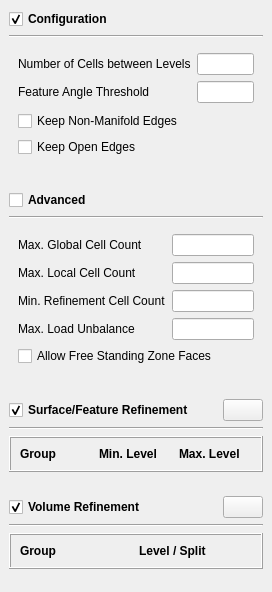
                     <widget class="QWidget" name="scrollAreaWidgetContents">
                      <property name="geometry">
                       <rect>
                        <x>0</x>
                        <y>0</y>
                        <width>272</width>
                        <height>592</height>
                       </rect>
                      </property>
                      <layout class="QVBoxLayout" name="verticalLayout_8">
                       <property name="leftMargin">
                        <number>0</number>
                       </property>
                       <property name="topMargin">
                        <number>0</number>
                       </property>
                       <property name="rightMargin">
                        <number>0</number>
                       </property>
                       <property name="bottomMargin">
                        <number>0</number>
                       </property>
                       <item>
                        <widget class="QWidget" name="widget_11" native="true">
                         <layout class="QVBoxLayout" name="verticalLayout_9">
                          <property name="bottomMargin">
                           <number>9</number>
                          </property>
                          <item>
                           <widget class="FolderHeader" name="castellationConfigurationHeader">
                            <property name="sizePolicy">
                             <sizepolicy hsizetype="Expanding" vsizetype="Fixed">
                              <horstretch>0</horstretch>
                              <verstretch>0</verstretch>
                             </sizepolicy>
                            </property>
                            <property name="font">
                             <font>
                              <bold>true</bold>
                             </font>
                            </property>
                            <property name="text">
                             <string>Configuration</string>
                            </property>
                            <property name="checked">
                             <bool>true</bool>
                            </property>
                           </widget>
                          </item>
                          <item>
                           <widget class="Line" name="line_4">
                            <property name="orientation">
                             <enum>Qt::Orientation::Horizontal</enum>
                            </property>
                           </widget>
                          </item>
                          <item>
                           <widget class="QWidget" name="castellationConfiguration" native="true">
                            <layout class="QVBoxLayout" name="verticalLayout_10">
                             <property name="spacing">
                              <number>0</number>
                             </property>
                             <property name="topMargin">
                              <number>0</number>
                             </property>
                             <property name="bottomMargin">
                              <number>0</number>
                             </property>
                             <item>
                              <widget class="QWidget" name="widget_12" native="true">
                               <layout class="QFormLayout" name="formLayout_3">
                                <property name="leftMargin">
                                 <number>0</number>
                                </property>
                                <property name="rightMargin">
                                 <number>0</number>
                                </property>
                                <property name="bottomMargin">
                                 <number>4</number>
                                </property>
                                <item row="0" column="0">
                                 <widget class="QLabel" name="label_15">
                                  <property name="text">
                                   <string>Number of Cells between Levels</string>
                                  </property>
                                 </widget>
                                </item>
                                <item row="0" column="1">
                                 <widget class="QLineEdit" name="nCellsBetweenLevels"/>
                                </item>
                                <item row="1" column="0">
                                 <widget class="QLabel" name="label_16">
                                  <property name="text">
                                   <string>Feature Angle Threshold</string>
                                  </property>
                                 </widget>
                                </item>
                                <item row="1" column="1">
                                 <widget class="QLineEdit" name="resolveFeatureAngle"/>
                                </item>
                               </layout>
                              </widget>
                             </item>
                             <item>
                              <widget class="QWidget" name="widget_13" native="true">
                               <layout class="QVBoxLayout" name="verticalLayout_11">
                                <property name="leftMargin">
                                 <number>0</number>
                                </property>
                                <property name="topMargin">
                                 <number>4</number>
                                </property>
                                <property name="rightMargin">
                                 <number>0</number>
                                </property>
                                <item>
                                 <widget class="QCheckBox" name="keepNonManifoldEdges">
                                  <property name="text">
                                   <string>Keep Non-Manifold Edges</string>
                                  </property>
                                 </widget>
                                </item>
                                <item>
                                 <widget class="QCheckBox" name="keepOpenEdges">
                                  <property name="text">
                                   <string>Keep Open Edges</string>
                                  </property>
                                 </widget>
                                </item>
                               </layout>
                              </widget>
                             </item>
                            </layout>
                           </widget>
                          </item>
                         </layout>
                        </widget>
                       </item>
                       <item>
                        <widget class="QWidget" name="widget_22" native="true">
                         <layout class="QVBoxLayout" name="verticalLayout_13">
                          <property name="bottomMargin">
                           <number>9</number>
                          </property>
                          <item>
                           <widget class="FolderHeader" name="castellationAdvancedHeader">
                            <property name="sizePolicy">
                             <sizepolicy hsizetype="Expanding" vsizetype="Fixed">
                              <horstretch>0</horstretch>
                              <verstretch>0</verstretch>
                             </sizepolicy>
                            </property>
                            <property name="font">
                             <font>
                              <bold>true</bold>
                             </font>
                            </property>
                            <property name="text">
                             <string>Advanced</string>
                            </property>
                            <property name="checked">
                             <bool>false</bool>
                            </property>
                           </widget>
                          </item>
                          <item>
                           <widget class="Line" name="line_13">
                            <property name="orientation">
                             <enum>Qt::Orientation::Horizontal</enum>
                            </property>
                           </widget>
                          </item>
                          <item>
                           <widget class="QWidget" name="castellationAdvanced" native="true">
                            <layout class="QVBoxLayout" name="verticalLayout_27">
                             <item>
                              <widget class="QWidget" name="widget_25" native="true">
                               <layout class="QFormLayout" name="formLayout_8">
                                <property name="leftMargin">
                                 <number>0</number>
                                </property>
                                <property name="topMargin">
                                 <number>0</number>
                                </property>
                                <property name="rightMargin">
                                 <number>0</number>
                                </property>
                                <property name="bottomMargin">
                                 <number>0</number>
                                </property>
                                <item row="0" column="0">
                                 <widget class="QLabel" name="label_41">
                                  <property name="text">
                                   <string>Max. Global Cell Count</string>
                                  </property>
                                 </widget>
                                </item>
                                <item row="0" column="1">
                                 <widget class="QLineEdit" name="maxGlobalCells"/>
                                </item>
                                <item row="1" column="0">
                                 <widget class="QLabel" name="label_42">
                                  <property name="text">
                                   <string>Max. Local Cell Count</string>
                                  </property>
                                 </widget>
                                </item>
                                <item row="1" column="1">
                                 <widget class="QLineEdit" name="maxLocalCells"/>
                                </item>
                                <item row="2" column="0">
                                 <widget class="QLabel" name="label_43">
                                  <property name="text">
                                   <string>Min. Refinement Cell Count</string>
                                  </property>
                                 </widget>
                                </item>
                                <item row="2" column="1">
                                 <widget class="QLineEdit" name="minRefinementCells"/>
                                </item>
                                <item row="3" column="0">
                                 <widget class="QLabel" name="label_44">
                                  <property name="text">
                                   <string>Max. Load Unbalance</string>
                                  </property>
                                 </widget>
                                </item>
                                <item row="3" column="1">
                                 <widget class="QLineEdit" name="maxLoadUnbalance"/>
                                </item>
                               </layout>
                              </widget>
                             </item>
                             <item>
                              <widget class="QCheckBox" name="allowFreeStandingZoneFaces">
                               <property name="text">
                                <string>Allow Free Standing Zone Faces</string>
                               </property>
                              </widget>
                             </item>
                            </layout>
                           </widget>
                          </item>
                         </layout>
                        </widget>
                       </item>
                       <item>
                        <widget class="QWidget" name="widget_26" native="true">
                         <layout class="QVBoxLayout" name="verticalLayout_28">
                          <item>
                           <widget class="QWidget" name="widget_27" native="true">
                            <layout class="QHBoxLayout" name="horizontalLayout_13">
                             <property name="leftMargin">
                              <number>0</number>
                             </property>
                             <property name="topMargin">
                              <number>0</number>
                             </property>
                             <property name="rightMargin">
                              <number>0</number>
                             </property>
                             <property name="bottomMargin">
                              <number>0</number>
                             </property>
                             <item>
                              <widget class="FolderHeader" name="surfaceRefinementHeader">
                               <property name="sizePolicy">
                                <sizepolicy hsizetype="Expanding" vsizetype="Fixed">
                                 <horstretch>0</horstretch>
                                 <verstretch>0</verstretch>
                                </sizepolicy>
                               </property>
                               <property name="font">
                                <font>
                                 <bold>true</bold>
                                </font>
                               </property>
                               <property name="text">
                                <string>Surface/Feature Refinement</string>
                               </property>
                               <property name="checked">
                                <bool>true</bool>
                               </property>
                              </widget>
                             </item>
                             <item>
                              <widget class="FlatPushButton" name="surfaceRefinementAdd">
                               <property name="text">
                                <string/>
                               </property>
                               <property name="icon">
                                <iconset resource="../../../resource.qrc">
                                 <normaloff>:/icons/add-circle-outline.svg</normaloff>:/icons/add-circle-outline.svg</iconset>
                               </property>
                              </widget>
                             </item>
                            </layout>
                           </widget>
                          </item>
                          <item>
                           <widget class="Line" name="line_5">
                            <property name="orientation">
                             <enum>Qt::Orientation::Horizontal</enum>
                            </property>
                           </widget>
                          </item>
                          <item>
                           <widget class="ListTable" name="surfaceRefinement">
                            <property name="styleSheet">
                             <string notr="true"/>
                            </property>
                            <property name="frameShape">
                             <enum>QFrame::Shape::Box</enum>
                            </property>
                            <property name="frameShadow">
                             <enum>QFrame::Shadow::Raised</enum>
                            </property>
                            <layout class="QGridLayout" name="gridLayout_2">
                             <item row="0" column="0">
                              <widget class="QLabel" name="label_46">
                               <property name="font">
                                <font>
                                 <bold>true</bold>
                                </font>
                               </property>
                               <property name="text">
                                <string>Group</string>
                               </property>
                              </widget>
                             </item>
                             <item row="0" column="1">
                              <widget class="QLabel" name="label_45">
                               <property name="font">
                                <font>
                                 <bold>true</bold>
                                </font>
                               </property>
                               <property name="text">
                                <string>Min. Level</string>
                               </property>
                              </widget>
                             </item>
                             <item row="0" column="2">
                              <widget class="QLabel" name="label_63">
                               <property name="font">
                                <font>
                                 <bold>true</bold>
                                </font>
                               </property>
                               <property name="text">
                                <string>Max. Level</string>
                               </property>
                              </widget>
                             </item>
                            </layout>
                           </widget>
                          </item>
                         </layout>
                        </widget>
                       </item>
                       <item>
                        <widget class="QWidget" name="widget_14" native="true">
                         <layout class="QVBoxLayout" name="verticalLayout_12">
                          <item>
                           <widget class="QWidget" name="widget_28" native="true">
                            <layout class="QHBoxLayout" name="horizontalLayout_15">
                             <property name="leftMargin">
                              <number>0</number>
                             </property>
                             <property name="topMargin">
                              <number>0</number>
                             </property>
                             <property name="rightMargin">
                              <number>0</number>
                             </property>
                             <property name="bottomMargin">
                              <number>0</number>
                             </property>
                             <item>
                              <widget class="FolderHeader" name="volumeRefinementHeader">
                               <property name="sizePolicy">
                                <sizepolicy hsizetype="Expanding" vsizetype="Fixed">
                                 <horstretch>0</horstretch>
                                 <verstretch>0</verstretch>
                                </sizepolicy>
                               </property>
                               <property name="font">
                                <font>
                                 <bold>true</bold>
                                </font>
                               </property>
                               <property name="text">
                                <string>Volume Refinement</string>
                               </property>
                               <property name="checked">
                                <bool>true</bool>
                               </property>
                              </widget>
                             </item>
                             <item>
                              <widget class="FlatPushButton" name="volumeRefinementAdd">
                               <property name="text">
                                <string/>
                               </property>
                               <property name="icon">
                                <iconset resource="../../../resource.qrc">
                                 <normaloff>:/icons/add-circle-outline.svg</normaloff>:/icons/add-circle-outline.svg</iconset>
                               </property>
                              </widget>
                             </item>
                            </layout>
                           </widget>
                          </item>
                          <item>
                           <widget class="Line" name="line_14">
                            <property name="orientation">
                             <enum>Qt::Orientation::Horizontal</enum>
                            </property>
                           </widget>
                          </item>
                          <item>
                           <widget class="ListTable" name="volumeRefinement">
                            <property name="frameShape">
                             <enum>QFrame::Shape::Box</enum>
                            </property>
                            <property name="frameShadow">
                             <enum>QFrame::Shadow::Raised</enum>
                            </property>
                            <layout class="QGridLayout" name="gridLayout_4">
                             <item row="0" column="0">
                              <widget class="QLabel" name="label_50">
                               <property name="font">
                                <font>
                                 <bold>true</bold>
                                </font>
                               </property>
                               <property name="text">
                                <string>Group</string>
                               </property>
                              </widget>
                             </item>
                             <item row="0" column="1">
                              <widget class="QLabel" name="label_49">
                               <property name="font">
                                <font>
                                 <bold>true</bold>
                                </font>
                               </property>
                               <property name="text">
                                <string>Level / Split</string>
                               </property>
                              </widget>
                             </item>
                            </layout>
                           </widget>
                          </item>
                          <item>
                           <spacer name="verticalSpacer_5">
                            <property name="orientation">
                             <enum>Qt::Orientation::Vertical</enum>
                            </property>
                            <property name="sizeHint" stdset="0">
                             <size>
                              <width>20</width>
                              <height>40</height>
                             </size>
                            </property>
                           </spacer>
                          </item>
                         </layout>
                        </widget>
                       </item>
                      </layout>
                     </widget>
